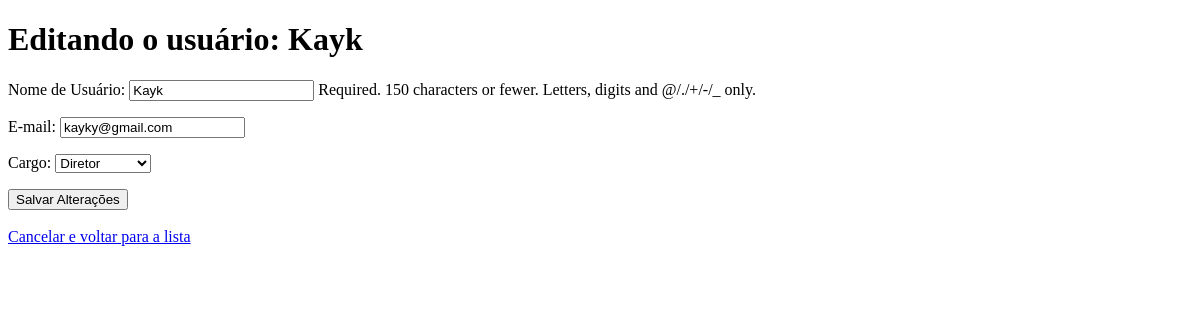
Before: /usuarios/editar/5/ (signed in) with the older database file.
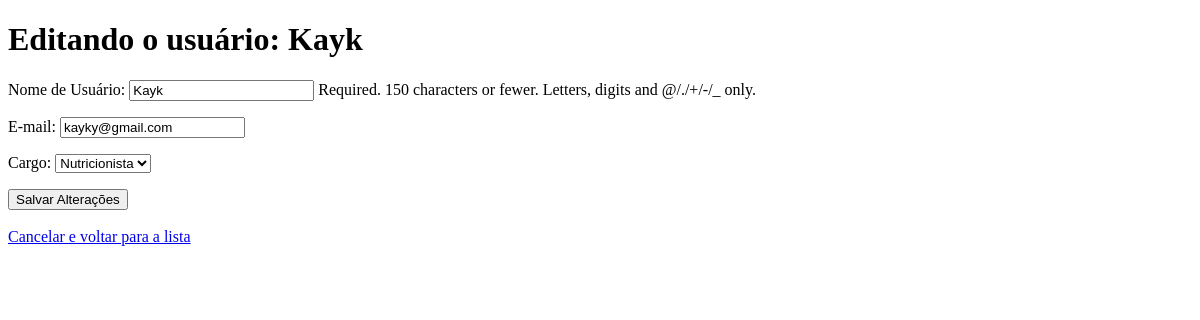
After: the same page with the newer database file.
### usuarios/models.py (models this page shows, shortened)
class Usuario(AbstractUser):
    FUNCOES = (
        ('SECRETARIO', 'Secretario'),
        ('DIRETOR', 'Diretor'),
        ('NUTRICIONISTA', 'Nutricionista'),
    )
    cargo = models.CharField(max_length=20, choices=FUNCOES)
    def is_secretario(self):
        return self.cargo == 'SECRETARIO'

### usuarios/views.py (the view)
# urls.py: path('editar/<int:pk>/', views.editar_usuario, name='editar_usuario'),
@login_required
@user_passes_test(is_secretario)
def editar_usuario(request, pk):
    usuario = get_object_or_404(Usuario, pk=pk)
    if request.method == 'POST':
        form = UsuarioForm(request.POST, instance=usuario)
        if form.is_valid():
            form.save()
            return redirect('lista_usuarios')
    else:
        form = UsuarioForm(instance=usuario)
    return render(request, 'usuarios/editar.html', {
        'form': form,
        'usuario': usuario,
    })

### usuarios/forms.py
class UsuarioForm(forms.ModelForm):
    class Meta:
        model = Usuario
        fields = ['username', 'email', 'cargo']
        labels = {
            'username': 'Nome de Usuário',
            'email': 'E-mail',
            'cargo': 'Cargo',
        }

### usuarios/views.py (called while the page is built)
def is_secretario(user):
    return user.is_secretario() and user.cargo == "SECRETARIO"

### usuarios/templates/usuarios/editar.html (shortened to what this page needs)
<!DOCTYPE html>
<html lang="pt-br">
<head>
    </head>
<body>
    <h1>Editando o usuário: {{ usuario.username }}</h1>
    <form method="post">
        {% csrf_token %} {{ form.as_p }}
        <button type="submit">Salvar Alterações</button>
    </form>
    <br>
    <a href="{% url 'lista_usuarios' %}">Cancelar e voltar para a lista</a>
</body>
</html>

Changed rows visible on the page:
changed Usuario "Kayk": cargo "Diretor" → "Nutricionista"
